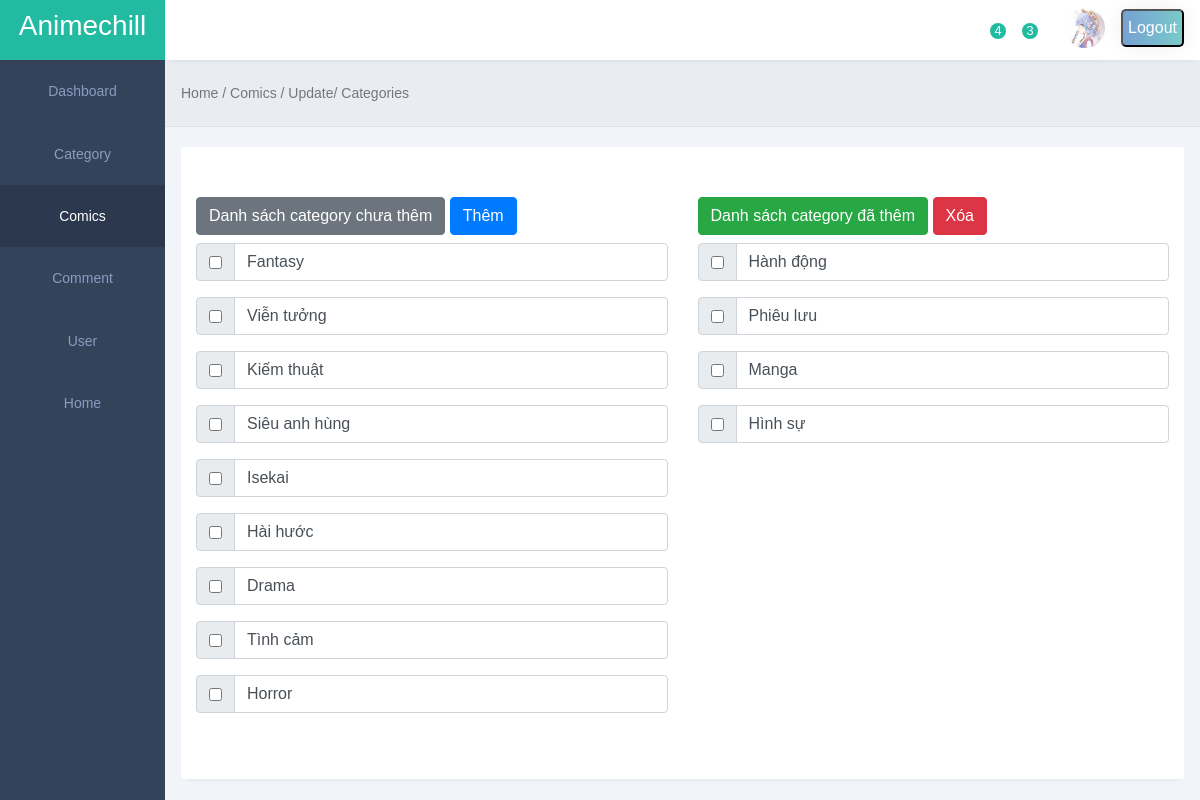
Page /admin/update/update_cate_comics.php?link=comics&comic_id=1 (signed in) on the committed database.
### tables this page shows
CREATE TABLE `category` (
  `category_id` int(10) UNSIGNED NOT NULL,
  `category_name` varchar(225) NOT NULL
);

### admin/controller/function.php (called while the page is built, shortened)
<?php
function update_cate_comic() {
    include __DIR__.'/../../database/config.php';
    if(isset($_GET['comic_id'])) {
        $comic_id = $_GET['comic_id'];
        $sql_select_category = "SELECT *
                                FROM category
                                WHERE NOT EXISTS (
                                      SELECT *
                                      FROM comic_category
                                      WHERE comic_category.category_id = category.category_id
                                      AND comic_category.comic_id = ?
                                 );";
        $stmt_select_category = $pdo->prepare($sql_select_category);
        $stmt_select_category->execute([$comic_id]);
        $result_category = $stmt_select_category->fetchAll(PDO::FETCH_ASSOC);
        $sql_exist_category = "SELECT *
                               FROM category
                               WHERE EXISTS (
                                     SELECT *
                                     FROM comic_category
                                     WHERE comic_category.category_id = category.category_id
                                     AND comic_category.comic_id = ?
                                 );";
        $stmt_exist_category = $pdo->prepare($sql_exist_category);
        $stmt_exist_category->execute([$comic_id]);
        $result_exist_category = $stmt_exist_category->fetchAll(PDO::FETCH_ASSOC);
    }
}
?>

### admin/update/update_cate_comics.php (the view, shortened to what this page needs)
<!DOCTYPE html>
<html lang="en">
    <head>
        <link rel="stylesheet" href="../assets/style.css">
        <link rel="stylesheet"
            href="https://maxst.icons8.com/vue-static/landings/line-awesome/line-awesome/1.3.0/css/line-awesome.min.css">
        <link rel="stylesheet" href="https://cdn.jsdelivr.net/npm/bootstrap@4.6.2/dist/css/bootstrap.min.css"
>
    </head>
    <body>
        <?php include('../layout/sidebar.php') ?>
        <div class="main-content">
            <?php include('../layout/header.php') ?>
            <main>
                <div class="page-header">
                    <small>Home /
                        <?php if (!isset($_GET[ 'link' ]) || $link == 'index') {
                            echo 'Dashboard';
                        } elseif ($link == 'category') {
                            echo 'Category';
                        } elseif ($link == 'comics') {
                            echo 'Comics / Update/ Categories';
                        } elseif ($link == 'comment') {
                            echo 'Comment';
                        } elseif ($link == 'user') {
                            echo 'User';
                        } ?>
                    </small>
                </div>
                <div class="page-content">
                    <div class="records table-responsive">
                        <div style="padding-block: 50px;">
                            <table width="100%" style="display: flex; align-items: center; justify-content: center;">
                                <div class="container-fluid">
                                    <div class="row flex justify-content-center">
                                        <?php include('../controller/function.php') ?>
                                        <?php update_cate_comic() ?>
                                        <div class="col-6" style="display: flex;flex-direction:column; ">
                                            <form action="" method="POST">
                                                <div class="mb-2">
                                                    <span class="btn btn-secondary">
                                                        Danh sách category chưa thêm
                                                    </span>
                                                    <button name="add" class="btn btn-primary">Thêm</button>
                                                </div>
                                                <?php foreach ($result_category as $row): ?>
                                                    <div class="input-group mb-3">
                                                        <div class="input-group-prepend">
                                                            <div class="input-group-text">
                                                                <input type="checkbox" name="select_add[]"
                                                                    value="<?= $row[ 'category_id' ] ?>"
                                                                    aria-label="Checkbox for following text input">
                                                            </div>
                                                        </div>
                                                        <div class="form-control">
                                                            <label>
                                                                <?= $row[ 'category_name' ] ?>
                                                            </label>
                                                        </div>
                                                    </div>
                                                <?php endforeach; ?>
                                            </form>
                                        </div>
                                        <div class="col-6" style="display: flex;flex-direction:column; ">
                                            <form action="" method="POST">
                                                <div class="mb-2">
                                                    <span class="btn btn-success">
                                                        Danh sách category đã thêm
                                                    </span>
                                                    <button name="remove" class="btn btn-danger">Xóa</button>
                                                </div>
                                                <?php foreach ($result_exist_category as $row) { ?>
                                                    <div class="input-group mb-3">
                                                        <div class="input-group-prepend">
                                                            <div class="input-group-text">
                                                                <input type="checkbox" name="select_remove[]"
                                                                    value="<?= $row[ 'category_id' ] ?>"
                                                                    aria-label="Checkbox for following text input">
                                                            </div>
                                                        </div>
                                                        <div class="form-control">
                                                            <label>
                                                                <?= $row[ 'category_name' ] ?>
                                                            </label>
                                                        </div>
                                                    </div>
                                                <?php } ?>
                                            </form>
                                        </div>
                                    </div>
                                </div>
                            </table>
                        </div>
                    </div>
                </div>
            </main>
        </div>
    </body>
</html>

### admin/assets/style.css (style rules this page uses)
:root { --main-color: #22BAA0; --color-dark: #34425A; --text-grey: #B0B0B0; --color-red: #ea3458 }
* { margin: 0; padding: 0; text-decoration: none; list-style-type: none; box-sizing: border-box; font-family: 'Merriweather', sans-serif; }
.main-content { margin-left: 165px; width: calc(100% - 165px); transition: margin-left 300ms; }
main { margin-top: 60px; }
.page-header { padding: 1.3rem 1rem; background: #E9edf2; border-bottom: 1px solid #dee2e8; }
.page-header h1, .page-header small { color: #74767d; }
.page-content { padding: 1.3rem 1rem; background: #f1f4f9; }
.records { box-shadow: 0px 5px 5px -5px rgb(0 0 0 / 10%); background: #fff; border-radius: 3px; }
input, button, select { outline: none; }
.table-responsive { width: 100%; overflow: auto; }
table { border-collapse: collapse; }

### rows in the picture
category: category_name "Fantasy"
category: category_name "Viễn tưởng"
category: category_name "Kiếm thuật"
category: category_name "Siêu anh hùng"
category: category_name "Isekai"
category: category_name "Hài hước"
category: category_name "Drama"
category: category_name "Tình cảm"
category: category_name "Horror"
category: category_name "Hành động"
category: category_name "Phiêu lưu"
category: category_name "Manga"
category: category_name "Hình sự"
